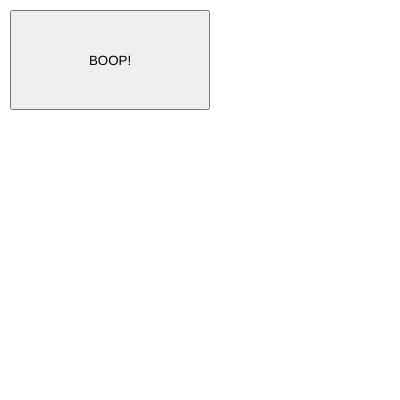
Frame 1 (no input)
Frame 60 (no input): identical to frame 1, image omitted
Frame 120 (the mouse pressed at the canvas centre since frame 60): identical to frame 1, image omitted

The p5.js sketch that drew this single still picture (run headless with seeded random() and noise() and a simulated clock; from frame 60 on, the mouse is pressed at the canvas centre):

// p5.js sketch
// ── sketch.js



let button;

function setup() {
  createCanvas(400,400);
  button = createButton("BOOP!");
  button.size(200,100);
  button.position(10,10);
 
}

function draw (){
  background(255);
}


  
